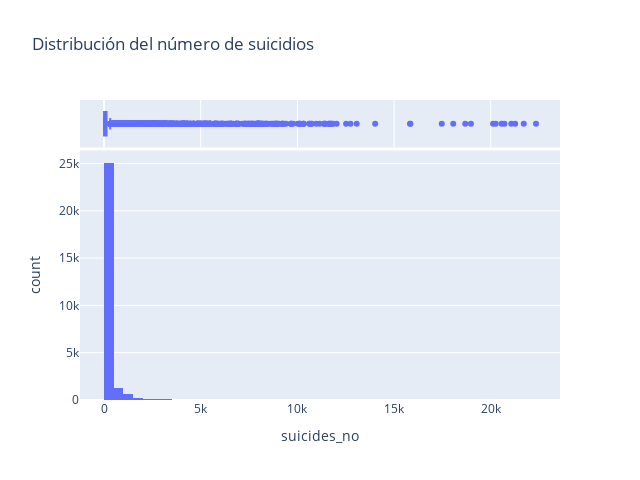

Write notebook code for a chart like this one.
### Markdown cell above
✨ El siguiente gráfico es útil para visualizar tanto la distribución general de los datos como la presencia de valores atípicos.

### Code cell
# Crear un histograma del número de suicidios
fig = px.histogram(
    tasa_suicidios, 
    x="suicides_no",  # Cambia esta columna por la que quieres analizar
    nbins=50,
    marginal="box",  # Puedes elegir "rug", "box" o "violin" para mostrar una visualización adicional
    width=640, 
    height=480,
    title="Distribución del número de suicidios",
)

fig.show()

### Figure 1 — Plotly figure (JSON) as saved in the notebook; plotly's stock layout.template omitted (floating-point values rounded to 4 significant figures; data arrays with more than 128 entries replaced by an {"elided": "..."} marker saying what was removed)
{"data": [{"alignmentgroup": "True", "bingroup": "x", "hovertemplate": "suicides_no=%{x}<br>count=%{y}<extra></extra>", "legendgroup": "", "marker": {"color": "#636efa", "pattern": {"shape": ""}}, "name": "", "nbinsx": 50, "offsetgroup": "", "orientation": "v", "showlegend": false, "type": "histogram", "x": {"elided": "27820 int values"}, "xaxis": "x", "yaxis": "y"}, {"alignmentgroup": "True", "hovertemplate": "suicides_no=%{x}<extra></extra>", "legendgroup": "", "marker": {"color": "#636efa"}, "name": "", "notched": true, "offsetgroup": "", "showlegend": false, "type": "box", "x": {"elided": "27820 int values"}, "xaxis": "x2", "yaxis": "y2"}], "layout": {"barmode": "relative", "height": 480, "legend": {"tracegroupgap": 0}, "title": {"text": "Distribución del número de suicidios"}, "width": 640, "xaxis": {"anchor": "y", "domain": [0, 1], "title": {"text": "suicides_no"}}, "xaxis2": {"anchor": "y2", "domain": [0, 1], "matches": "x", "showgrid": true, "showticklabels": false}, "yaxis": {"anchor": "x", "domain": [0, 0.8316], "title": {"text": "count"}}, "yaxis2": {"anchor": "x2", "domain": [0.8416, 1], "matches": "y2", "showgrid": false, "showline": false, "showticklabels": false, "ticks": ""}}}
